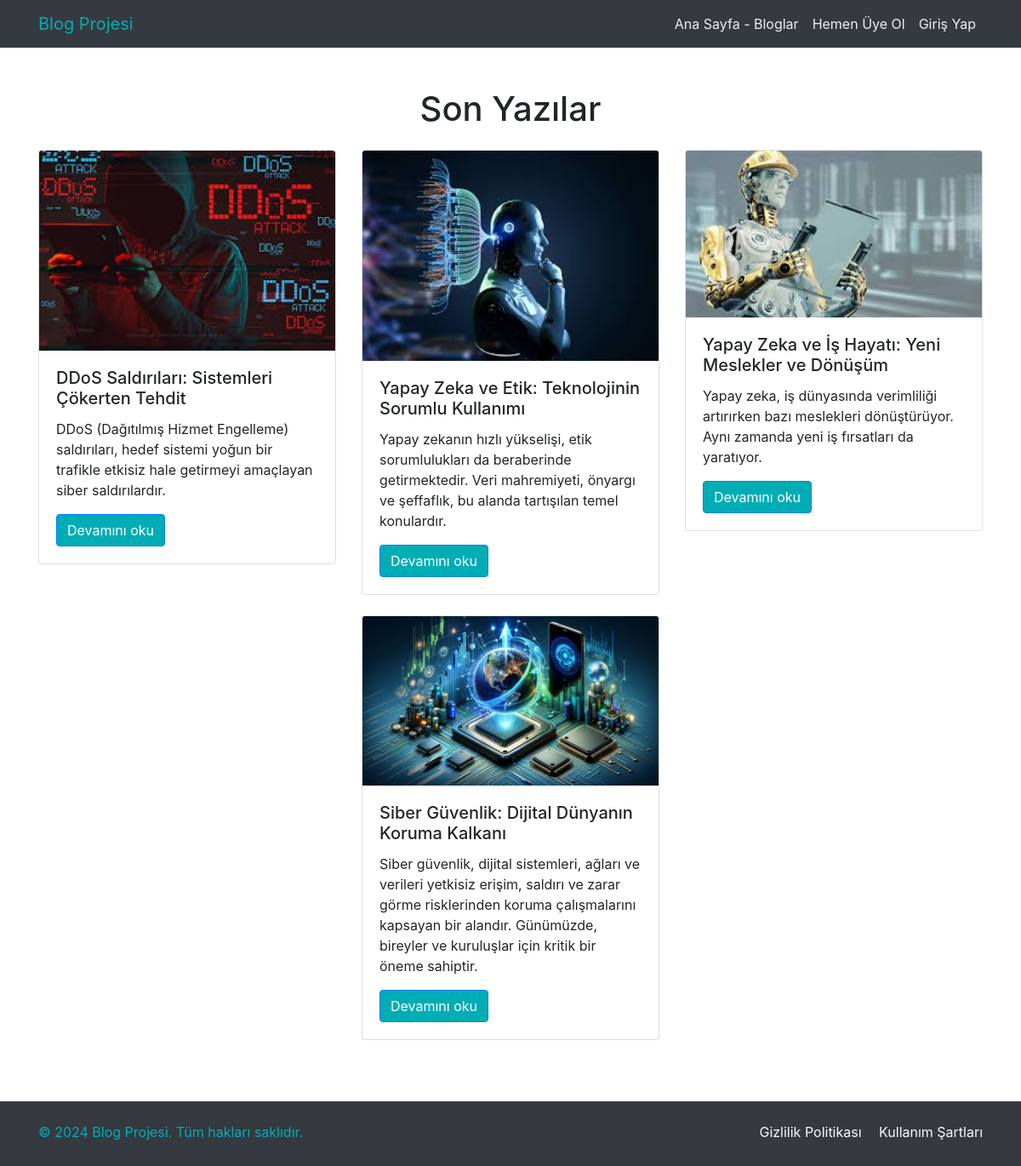
Screenshot of /blog.php with the database file from the repository.
### tables this page shows
CREATE TABLE `blogs` (
  `id` int(11) NOT NULL,
  `title` varchar(255) NOT NULL,
  `content` text NOT NULL,
  `created_at` timestamp NOT NULL DEFAULT current_timestamp(),
  `image_path` varchar(255) DEFAULT NULL,
  `category` varchar(100) DEFAULT NULL,
  `slug` varchar(255) NOT NULL,
  `summary` text DEFAULT NULL,
  `read_time` int(11) DEFAULT 0,
  `user_id` int(11) NOT NULL,
  `username` varchar(55) NOT NULL
);

### blog.php (the view, shortened to what this page needs)
<?php
$userLoggedIn = isset($_SESSION['user_id']);
include 'includes/db.php';
$sql = "SELECT id, title, summary, content, image_path, created_at, user_id, slug, category, read_time
        FROM blogs
        ORDER BY created_at DESC";
    $result = $conn->query($sql);
?>
<!DOCTYPE html>
<html lang="tr">
<head>
    <link rel="stylesheet" href="assets/styles/all.css">
    <link rel="stylesheet" href="https://cdn.jsdelivr.net/npm/bootstrap@4.4.1/dist/css/bootstrap.min.css">
</head>
<body>
<?php if ($userLoggedIn): ?>
<?php include 'includes/login_header.php'; ?>
<?php else: ?>
    <?php include 'includes/header.php'; ?>
    <?php endif; ?>
<div class="container mt-5">
    <h1 class="mb-4 text-center">Son Yazılar</h1>
    <div class="row justify-content-center">
       <?php if ($result->num_rows > 0): ?>
        <?php while ($row = $result->fetch_assoc()): ?>
                <div class="col-md-4 col-sm-6 mb-4">
                        <div class="card" style="width: 100%;">
                            <img src="uploads/<?= htmlspecialchars($row['image_path']) ?>" class="card-img-top" alt="<?= htmlspecialchars($row['image_path']) ?>">
                            <div class="card-body">
                                <h5 class="card-title"><?= htmlspecialchars($row['title']) ?></h5>
                                <p class="card-text"><?= htmlspecialchars($row['summary']) ?></p>
                                <a href="blog_detail.php?slug=<?= htmlspecialchars($row['slug']) ?>" class="btn btn-primary">Devamını oku</a>
                            </div>
                        </div>
                    </div>
                    <?php endwhile; ?>
                    <?php else: ?>
                        <p class="no-blogs">Henüz blog yazısı bulunmuyor.</p>
                        <?php endif; ?>
    </div>
</div>
<?php include 'includes/footer.php'; ?>
</body>
</html>

### includes/header.php (shortened to what this page needs)
<nav class="navbar navbar-expand-lg navbar-dark bg-dark">
        <div class="container">
            <a class="navbar-brand" href="blog.php">Blog Projesi</a>
            <div class="collapse navbar-collapse" id="navbarNav">
                <ul class="navbar-nav ml-auto">
                    <li class="nav-item">
                        <a class="nav-link" href="blog.php">Ana Sayfa - Bloglar</a>
                    </li>
                    <li class="nav-item">
                        <a class="nav-link" href="register.php">Hemen Üye Ol</a>
                    </li>
                    <li class="nav-item">
                        <a class="nav-link" href="login.php">Giriş Yap</a>
                    </li>
                </ul>
            </div>
        </div>
    </nav>

### includes/footer.php
<div class="bg-dark mt-5">
    <footer class="container py-4">
        <div class="row">
            <div class="col-md-6">
                <p class="mb-1">&copy; 2024 Blog Projesi. Tüm hakları saklıdır.</p>
            </div>
            <div class="col-md-6 text-md-right">
                <a href="#" class="text-light mr-3">Gizlilik Politikası</a>
                <a href="#" class="text-light">Kullanım Şartları</a>
            </div>
        </div>
    </footer>
</div>

### assets/styles/all.css (style rules this page uses)
body { margin: 0; padding: 0; box-sizing: border-box; background-color: #EEEEEE; }
.nav-link { color: #EEEEEE !important; }
.navbar { background-color: #393E46 !important; }
.navbar-brand { color: #00ADB5 !important; }
.mb-1 { color: #00ADB5 !important; }
.btn-primary { background-color: #00ADB5 !important; transition: 200ms linear !important; }

### rows the page displays
blogs: image_path (picture), title "DDoS Saldırıları: Sistemleri Çökerten Tehdit", summary "DDoS (Dağıtılmış Hizmet Engelleme) saldırıları, hedef sistemi yoğun bir trafikle etkisiz hale getirmeyi amaçlayan siber saldırılardır."
blogs: image_path (picture), title "Yapay Zeka ve Etik: Teknolojinin Sorumlu Kullanımı", summary "Yapay zekanın hızlı yükselişi, etik sorumlulukları da beraberinde getirmektedir. Veri mahremiyeti, önyargı ve şeffaflık, bu alanda tartışılan temel konulardır."
blogs: image_path (picture), title "Yapay Zeka ve İş Hayatı: Yeni Meslekler ve Dönüşüm", summary "Yapay zeka, iş dünyasında verimliliği artırırken bazı meslekleri dönüştürüyor. Aynı zamanda yeni iş fırsatları da yaratıyor."
blogs: image_path (picture), title "Siber Güvenlik: Dijital Dünyanın Koruma Kalkanı", summary "Siber güvenlik, dijital sistemleri, ağları ve verileri yetkisiz erişim, saldırı ve zarar görme risklerinden koruma çalışmalarını kapsayan bir alandır. Günümüzde, bireyler ve kuruluşlar için kritik bir öneme sahiptir."
